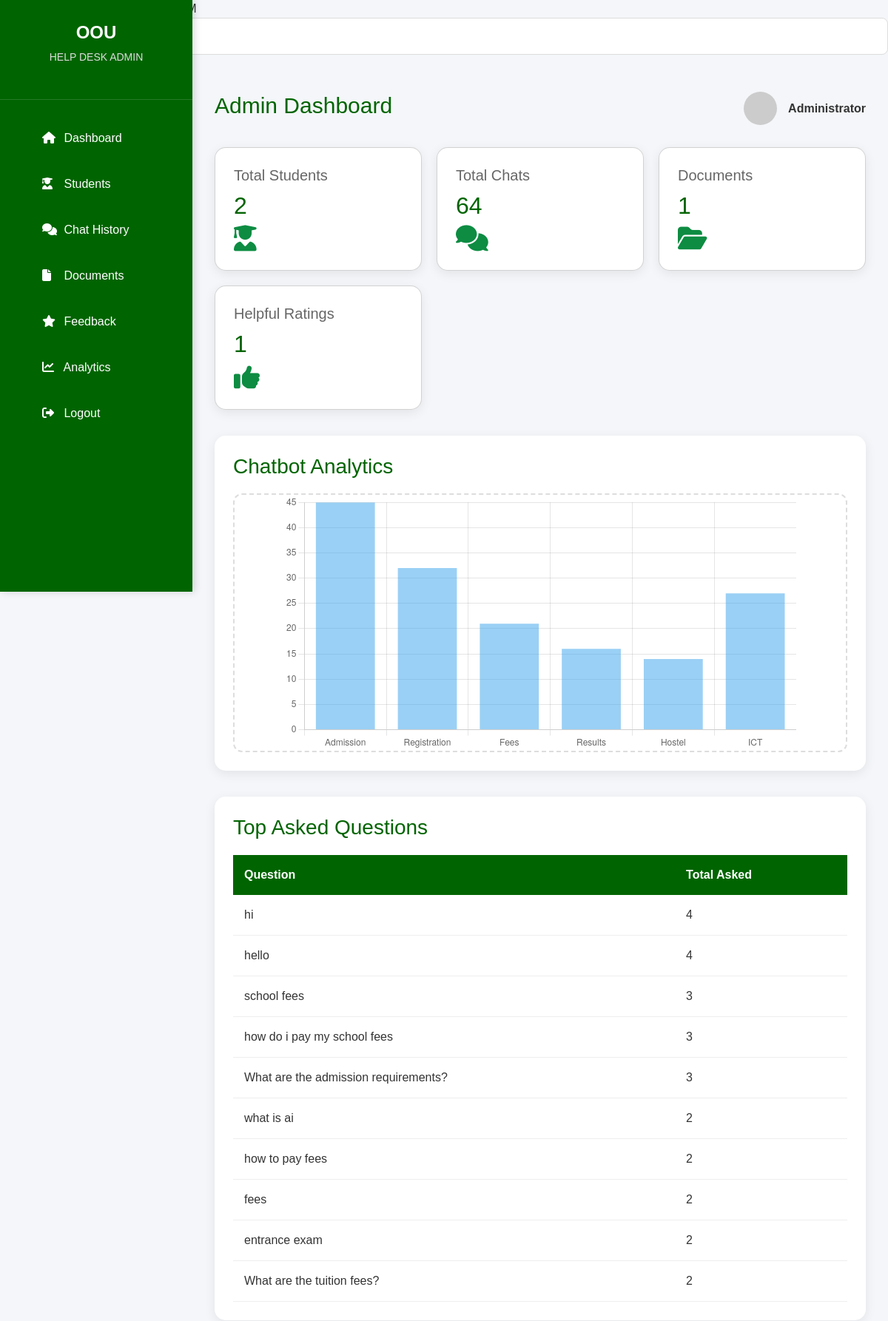
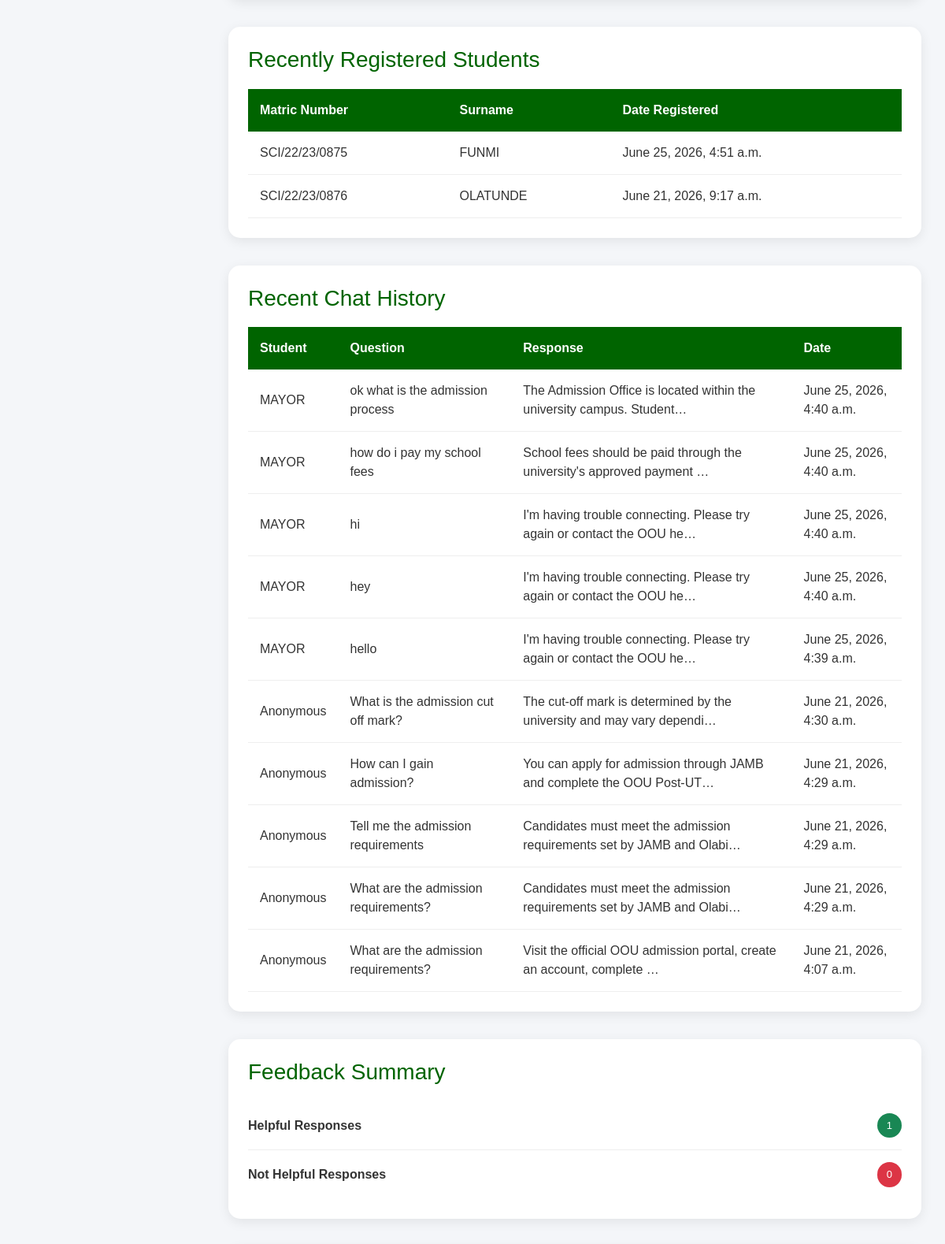
The page /dashboard/ (signed in, upper part) on the database its author committed (2 pictures, top to bottom).
### chatbot/models.py (models this page shows, shortened)
class Student(models.Model):
    user = models.OneToOneField(
        User,
        on_delete=models.CASCADE,
        null=True,
        blank=True
    )
    matric_number = models.CharField(max_length=30, unique=True)
    surname = models.CharField(max_length=100)
    created_at = models.DateTimeField(auto_now_add=True)

class Chat(models.Model):
    user = models.ForeignKey(
        User,
        on_delete=models.CASCADE,
        null=True,
        blank=True
    )
    message = models.TextField()
    response = models.TextField()
    created_at = models.DateTimeField(auto_now_add=True)
    rating = models.CharField(
        max_length=20,
        blank=True,
        null=True
    )

### chatbot/views.py (the view)
# urls.py: path("dashboard/", views.dashboard, name="dashboard"),
def dashboard(request):
    if not request.user.is_authenticated:
        return redirect("admin_login")
    if not request.user.is_staff:
        return redirect("home")
    total_students = Student.objects.count()
    if not request.user.is_staff:
        return redirect("admin_login")
    total_students = Student.objects.count()
    total_chats = Chat.objects.count()
    total_documents = Document.objects.count()
    helpful = Rating.objects.filter(
        rating="helpful"
    ).count()
    not_helpful = Rating.objects.filter(
        rating="not-helpful"
    ).count()
    top_questions = (
        Chat.objects
        .values("message")
        .annotate(count=Count("id"))
        .order_by("-count")[:10]
    )
    recent_chats = (
        Chat.objects
        .select_related("user")
        .order_by("-created_at")[:10]
    )
    recent_students = (
        Student.objects
        .order_by("-created_at")[:10]
    )
    context = {
        "total_students": total_students,
        "total_chats": total_chats,
        "total_documents": total_documents,
        "helpful": helpful,
        "not_helpful": not_helpful,
        "top_questions": top_questions,
        "recent_chats": recent_chats,
        "recent_students": recent_students,
    }
    return render(
        request,
        "admin/dashboard.html",
        context
    )

### templates/admin/dashboard.html (shortened to what this page needs)
{% load static %}
<!DOCTYPE html>
<html lang="en">
<head>
    <link href="https://cdn.jsdelivr.net/npm/bootstrap@5.3.3/dist/css/bootstrap.min.css" rel="stylesheet">
    <link rel="stylesheet"
        href="https://cdnjs.cloudflare.com/ajax/libs/font-awesome/6.7.2/css/all.min.css">
    <link rel="stylesheet" href="{% static 'css/admin.css' %}">
</head>
<body>
    <div id="currentTime"></div>
    <div class="search-box">
    <input
        type="text"
        id="searchTable"
        placeholder="Search students or chats...">
    </div>
<div class="sidebar">
    <div class="sidebar-header">
        <h2>OOU</h2>
        <p>HELP DESK ADMIN</p>
    </div>
    <ul>
        <li>
            <a href="#">
                <i class="fas fa-home"></i>
                Dashboard
            </a>
        </li>
        <li>
            <a href="#">
                <i class="fas fa-user-graduate"></i>
                Students
            </a>
        </li>
        <li>
            <a href="#">
                <i class="fas fa-comments"></i>
                Chat History
            </a>
        </li>
        <li>
            <a href="#">
                <i class="fas fa-file"></i>
                Documents
            </a>
        </li>
        <li>
            <a href="#">
                <i class="fas fa-star"></i>
                Feedback
            </a>
        </li>
        <li>
            <a href="#">
                <i class="fas fa-chart-line"></i>
                Analytics
            </a>
        </li>
        <li>
            <a href="{% url 'logout' %}">
                <i class="fas fa-right-from-bracket"></i>
                Logout
            </a>
        </li>
    </ul>
</div>
<div class="main-content">
<div class="topbar">
    <h2>Admin Dashboard</h2>
    <div class="admin-profile">
        <img
        src="https://ui-avatars.com/api/?name=Administrator&background=006400&color=ffffff">
        <span>Administrator</span>
    </div>
</div>
<div class="stats">
    <div class="card">
        <h5>Total Students</h5>
        <h2>{{ total_students }}</h2>
        <i class="fas fa-user-graduate"></i>
    </div>
    <div class="card">
        <h5>Total Chats</h5>
        <h2>{{ total_chats }}</h2>
        <i class="fas fa-comments"></i>
    </div>
    <div class="card">
        <h5>Documents</h5>
        <h2>{{ total_documents }}</h2>
        <i class="fas fa-folder-open"></i>
    </div>
    <div class="card">
        <h5>Helpful Ratings</h5>
        <h2>{{ helpful }}</h2>
        <i class="fas fa-thumbs-up"></i>
    </div>
</div>
<div class="chart-container">
    <h3>Chatbot Analytics</h3>
    <div class="chart-placeholder">
        <canvas id="chatChart"></canvas>
    </div>
</div>
<div class="table-container">
    <h3>Top Asked Questions</h3>
    <table>
        <thead>
            <tr>
                <th>Question</th>
                <th>Total Asked</th>
            </tr>
        </thead>
        <tbody>
        {% for question in top_questions %}
            <tr>
                <td>{{ question.message|truncatechars:70 }}</td>
                <td>{{ question.count }}</td>
            </tr>
        {% empty %}
            <tr>
                <td colspan="2">
                    No questions available.
                </td>
            </tr>
        {% endfor %}
        </tbody>
    </table>
</div>
<div class="table-container">
    <h3>Recently Registered Students</h3>
    <table>
        <thead>
            <tr>
                <th>Matric Number</th>
                <th>Surname</th>
                <th>Date Registered</th>
            </tr>
        </thead>
        <tbody>
        {% for student in recent_students %}
            <tr>
                <td>{{ student.matric_number }}</td>
                <td>{{ student.surname }}</td>
                <td>{{ student.created_at }}</td>
            </tr>
        {% empty %}
            <tr>
                <td colspan="3">
                    No registered students.
                </td>
            </tr>
        {% endfor %}
        </tbody>
    </table>
</div>
<div class="table-container">
    <h3>Recent Chat History</h3>
    <table>
        <thead>
            <tr>
                <th>Student</th>
                <th>Question</th>
                <th>Response</th>
                <th>Date</th>
            </tr>
        </thead>
        <tbody>
        {% for chat in recent_chats %}
            <tr>
                <td>
                    {% if chat.user %}
                        {{ chat.user.username }}
                    {% else %}
                        Anonymous
                    {% endif %}
                </td>
                <td>{{ chat.message|truncatechars:60 }}</td>
                <td>{{ chat.response|truncatechars:70 }}</td>
                <td>{{ chat.created_at }}</td>
            </tr>
        {% empty %}
            <tr>
                <td colspan="4">
                    No chat history available.
                </td>
            </tr>
        {% endfor %}
        </tbody>
    </table>
</div>
<div class="activity">
    <h3>Feedback Summary</h3>
    <div class="activity-item">
        <div>
            <strong>Helpful Responses</strong>
        </div>
        <span class="badge-success">
            {{ helpful }}
        </span>
    </div>
    <div class="activity-item">
        <div>
            <strong>Not Helpful Responses</strong>
        </div>
        <span class="badge-danger">
            {{ not_helpful }}
        </span>
    </div>
</div>
</div>
<script>
const ctx = document.getElementById("chatChart");
if(ctx){
new Chart(ctx,{
type:"bar",
data:{
labels:["Admission","Registration","Fees","Results","Hostel","ICT"],
datasets:[{
label:"Questions",
data:[45,32,21,16,14,27]
}]
},
options:{
responsive:true,
plugins:{
legend:{
display:false
}
},
scales:{
y:{
beginAtZero:true
}
}
}
});
}
</script>
</body>
</html>

### static/css/admin.css (style rules this page uses)
* { margin:0; padding:0; box-sizing:border-box; }
body { font-family:Arial, Helvetica, sans-serif; background:#f4f6f9; color:#333; }
.sidebar { width:260px; position:fixed; top:0; left:0; height:100vh; background:#006400; color:#fff; overflow-y:auto; box-shadow:3px 0 10px rgba(0,0,0,.15); }
.sidebar-header { padding:30px 20px; text-align:center; border-bottom:1px solid rgba(255,255,255,.15); }
.sidebar-header h2 { font-size:24px; font-weight:bold; }
.sidebar-header p { margin-top:8px; color:#ddd; font-size:14px; }
.sidebar ul { list-style:none; margin-top:25px; }
.sidebar ul li { margin:8px 0; }
.sidebar ul li a { display:block; color:white; text-decoration:none; padding:15px 25px; transition:.3s; font-size:16px; }
.sidebar ul li a i { width:25px; }
.main-content { margin-left:260px; padding:30px; }
.topbar { display:flex; justify-content:space-between; align-items:center; margin-bottom:30px; }
.topbar h2 { font-size:30px; color:#006400; }
.admin-profile { display:flex; align-items:center; gap:15px; }
.admin-profile img { width:45px; height:45px; border-radius:50%; }
.admin-profile span { font-weight:bold; }
.stats { display:grid; grid-template-columns:repeat(auto-fit,minmax(220px,1fr)); gap:20px; }
.card { background:white; border-radius:15px; padding:25px; box-shadow:0 4px 15px rgba(0,0,0,.08); transition:.3s; }
.card h5 { color:#666; margin-bottom:10px; }
.card h2 { color:#006400; font-size:32px; }
.card i { font-size:35px; float:right; color:#0d8c42; }
.table-container { margin-top:35px; background:#fff; border-radius:15px; padding:25px; box-shadow:0 4px 15px rgba(0,0,0,.08); }
.table-container h3 { color:#006400; margin-bottom:20px; }
table { width:100%; border-collapse:collapse; }
table thead { background:#006400; color:#fff; }
table th { padding:15px; text-align:left; }
table td { padding:15px; border-bottom:1px solid #eee; }
table tbody tr { transition:.3s; }
.activity { margin-top:35px; background:#fff; border-radius:15px; padding:25px; box-shadow:0 4px 15px rgba(0,0,0,.08); }
.activity h3 { color:#006400; margin-bottom:20px; }
.activity-item { display:flex; justify-content:space-between; align-items:center; padding:15px 0; border-bottom:1px solid #eee; }
.activity-item:last-child { border-bottom:none; }
.badge-success { background:#198754; color:white; padding:6px 12px; border-radius:20px; font-size:13px; }
.badge-danger { background:#dc3545; color:white; padding:6px 12px; border-radius:20px; font-size:13px; }
.search-box { display:flex; margin-bottom:20px; }
.search-box input { flex:1; padding:12px; border:1px solid #ddd; border-radius:8px; outline:none; }
.chart-container { margin-top:35px; background:#fff; padding:25px; border-radius:15px; box-shadow:0 4px 15px rgba(0,0,0,.08); }
.chart-container h3 { color:#006400; margin-bottom:20px; }
.chart-placeholder { width:100%; height:350px; border:2px dashed #ddd; border-radius:12px; display:flex; justify-content:center; align-items:center; color:#999; font-size:18px; }
.card, .table-container, .activity, .chart-container { animation:fadeIn .5s ease; }

### rows shown on the page
Student: matric_number "SCI/22/23/0875", surname "FUNMI", created_at "June 25, 2026, 4:51 a.m."
Student: matric_number "SCI/22/23/0876", surname "OLATUNDE", created_at "June 21, 2026, 9:17 a.m."
Chat: user.username "MAYOR", message "ok what is the admission process", response "The Admission Office is located within the university campus. Student…", created_at "June 25, 2026, 4:40 a.m."
Chat: user.username "MAYOR", message "how do i pay my school fees", response "School fees should be paid through the university's approved payment …", created_at "June 25, 2026, 4:40 a.m."
Chat: user.username "MAYOR", message "hi", response "I'm having trouble connecting. Please try again or contact the OOU he…", created_at "June 25, 2026, 4:40 a.m."
Chat: user.username "MAYOR", message "hey", response "I'm having trouble connecting. Please try again or contact the OOU he…", created_at "June 25, 2026, 4:40 a.m."
Chat: user.username "MAYOR", message "hello", response "I'm having trouble connecting. Please try again or contact the OOU he…", created_at "June 25, 2026, 4:39 a.m."
Chat: shows "Anonymous", message "What is the admission cut off mark?", response "The cut-off mark is determined by the university and may vary dependi…", created_at "June 21, 2026, 4:30 a.m."
Chat: shows "Anonymous", message "How can I gain admission?", response "You can apply for admission through JAMB and complete the OOU Post-UT…", created_at "June 21, 2026, 4:29 a.m."
Chat: shows "Anonymous", message "Tell me the admission requirements", response "Candidates must meet the admission requirements set by JAMB and Olabi…", created_at "June 21, 2026, 4:29 a.m."
Chat: shows "Anonymous", message "What are the admission requirements?", response "Candidates must meet the admission requirements set by JAMB and Olabi…", created_at "June 21, 2026, 4:29 a.m."
Chat: shows "Anonymous", message "What are the admission requirements?", response "Visit the official OOU admission portal, create an account, complete …", created_at "June 21, 2026, 4:07 a.m."

### other values the page prints
{{ total_students }} "2"
{{ total_chats }} "64"
{{ total_documents }} "1"
{{ helpful }} "1"
{{ question.message|truncatechars:70 }} "hi" "hello" "school fees" "how do i pay my school fees" "What are the admission requirements?" "what is ai" "how to pay fees" "fees" "entrance exam" "What are the tuition fees?"
{{ question.count }} "4" "4" "3" "3" "3" "2" "2" "2" "2" "2"
{{ not_helpful }} "0"
